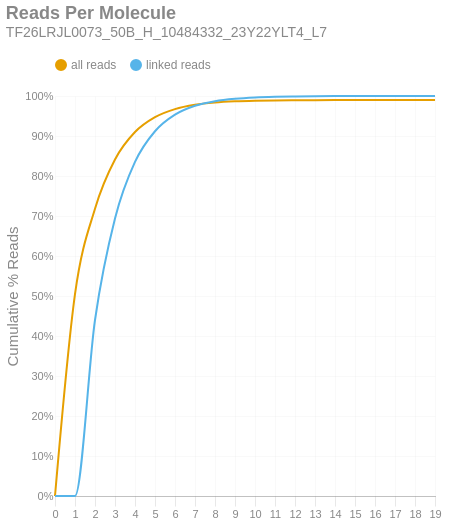

The cell this chart's notebook holds for it:
### Markdown cell above
### Reads per Molecule
This chart shows the cumulative distribution of the number of reads per linked molecule. That is, how many alignments are associated with a unique molecule. This excludes the number of reads associated with invalid or absent linked-read barcodes. The `linked` histogram is the percentages recalculated when disregarding singletons.

### Code cell
if SKIPLR:
    print_html(f"Skipped")
else:
    counts = np.bincount(valids['reads'].cast(pl.Int64).to_numpy())
    weighted = counts * np.arange(len(counts))
    all_perc = weighted / n_reads
    linked_perc = weighted / n_linked_reads
    linked_perc[1] = 0
    binned_df = pl.DataFrame({
        'readsper': list(range(len(counts))),
        'all reads (cumsum)': np.cumsum(all_perc).tolist(),
        'linked reads (cumsum)': np.cumsum(linked_perc).tolist(),
    })

    with SafeRender(binned_df):
        (
            density_plot(binned_df, 'Reads Per Molecule', samplename, 'readspmol')
            .encode(
                x=alt.X('readsper:O', title=None).axis(labelAngle=0).scale(padding=0),
                y=alt.Y('value:Q', title='Cumulative % Reads').axis(format='%').stack(False),
                color=alt.Color("key:N").scale(domain=["all reads", "linked reads"]),
                tooltip=[
                    alt.Tooltip("key:N", title="Data Type"),
                    alt.Tooltip("readsper:O", title="Reads Per Molecule"),
                    alt.Tooltip("value:Q", format=".2%", title="% Reads (Cum.)")
                ]            
            )
        ).display()

### Figure 1 — Vega-Lite specification as saved in the notebook (floating-point values rounded to 4 significant figures)
{"width": "container", "height": 400, "config": {"title": {"anchor": "start", "dy": -15, "fontSize": 18, "color": "#888888", "subtitleColor": "#888888", "subtitleFontSize": 14}, "arc": {"fill": "#0072B2"}, "axis": {"domainColor": "#888888", "domainWidth": 0.5, "gridWidth": 0.2, "grid": false, "titleFontWeight": 400, "titleFontSize": 15, "labelFontSize": 11, "labelColor": "#888888", "tickColor": "#888888", "tickWidth": 0.2, "titleColor": "#888888"}, "axisBand": {"grid": false}, "axisX": {"grid": true, "tickSize": 10, "domainCap": "round"}, "axisY": {"domain": false, "grid": true, "tickSize": 0, "domainCap": "round"}, "background": "transparent", "header": {"labelFontSize": 15, "labelColor": "#888888", "titleFontSize": 15, "titleFontWeight": 600, "titleColor": "#888888"}, "legend": {"labelFont": "sans-serif", "labelFontSize": 12, "labelColor": "#888888", "symbolSize": 100, "symbolType": "circle", "titleFontSize": 12, "titlePadding": 10, "titleColor": "#888888", "title": null, "orient": "top"}, "range": {"category": ["#E69F00", "#56B4E9", "#009E73", "#F0E442", "#0072B2", "#D55E00", "#CC79A7", "#000000"], "diverging": ["#cfe8f3", "#a2d4ec", "#73bfe2", "#46abdb", "#1696d2", "#12719e"]}, "area": {"fill": "#0072B2", "fillOpacity": 0.7, "line": true, "strokeOpacity": 0.7}, "line": {"color": "#0072B2", "stroke": "#0072B2", "strokeWidth": 2}, "trail": {"color": "#0072B2", "stroke": "#0072B2", "strokeWidth": 0, "size": 1}, "point": {"filled": true, "fillOpacity": 1.0, "size": 95}, "text": {"color": "#888888", "fontSize": 11, "align": "right", "fontWeight": 400, "size": 11}, "bar": {"fill": "#0072B2", "stroke": null}, "view": {"stroke": null, "continuousWidth": 660, "continuousHeight": 400}}, "data": {"name": "data-74047a453933501212e3550c0d936f2f"}, "mark": {"type": "line", "interpolate": "monotone", "point": {"opacity": 0, "size": 275}}, "encoding": {"color": {"field": "key", "scale": {"domain": ["all reads", "linked reads"]}, "type": "nominal"}, "tooltip": [{"field": "key", "title": "Data Type", "type": "nominal"}, {"field": "readsper", "title": "Reads Per Molecule", "type": "ordinal"}, {"field": "value", "format": ".2%", "title": "% Reads (Cum.)", "type": "quantitative"}], "x": {"axis": {"labelAngle": 0}, "field": "readsper", "scale": {"padding": 0}, "title": null, "type": "ordinal"}, "y": {"axis": {"format": "%"}, "field": "value", "stack": false, "title": "Cumulative % Reads", "type": "quantitative"}}, "params": [{"name": "param_c36ac31b6afebe62", "select": {"type": "point", "fields": ["key"]}, "bind": "legend"}], "title": {"text": "Reads Per Molecule", "subtitle": "TF26LRJL0073_50B_H_10484332_23Y22YLT4_L7"}, "transform": [{"fold": ["all reads (cumsum)", "linked reads (cumsum)"]}, {"calculate": "replace(datum.key, ' (cumsum)', '')", "as": "key"}, {"filter": {"param": "param_c36ac31b6afebe62"}}], "usermeta": {"embedOptions": {"downloadFileName": "TF26LRJL0073_50B_H_10484332_23Y22YLT4_L7.readspmol"}}, "$schema": "https://vega.github.io/schema/vega-lite/v6.4.1.json", "datasets": {"data-74047a453933501212e3550c0d936f2f": [{"readsper": 0, "all reads (cumsum)": 0.0, "linked reads (cumsum)": 0.0}, {"readsper": 1, "all reads (cumsum)": 0.5047, "linked reads (cumsum)": 0.0}, {"readsper": 2, "all reads (cumsum)": 0.7182, "linked reads (cumsum)": 0.44}, {"readsper": 3, "all reads (cumsum)": 0.8413, "linked reads (cumsum)": 0.6938}, {"readsper": 4, "all reads (cumsum)": 0.9099, "linked reads (cumsum)": 0.8352}, {"readsper": 5, "all reads (cumsum)": 0.9472, "linked reads (cumsum)": 0.9119}, {"readsper": 6, "all reads (cumsum)": 0.9673, "linked reads (cumsum)": 0.9534}, {"readsper": 7, "all reads (cumsum)": 0.978, "linked reads (cumsum)": 0.9756}, {"readsper": 8, "all reads (cumsum)": 0.9836, "linked reads (cumsum)": 0.9871}, {"readsper": 9, "all reads (cumsum)": 0.9866, "linked reads (cumsum)": 0.9932}, {"readsper": 10, "all reads (cumsum)": 0.9882, "linked reads (cumsum)": 0.9965}, {"readsper": 11, "all reads (cumsum)": 0.989, "linked reads (cumsum)": 0.9982}, {"readsper": 12, "all reads (cumsum)": 0.9894, "linked reads (cumsum)": 0.999}, {"readsper": 13, "all reads (cumsum)": 0.9897, "linked reads (cumsum)": 0.9995}, {"readsper": 14, "all reads (cumsum)": 0.9898, "linked reads (cumsum)": 0.9997}, {"readsper": 15, "all reads (cumsum)": 0.9898, "linked reads (cumsum)": 0.9999}, {"readsper": 16, "all reads (cumsum)": 0.9899, "linked reads (cumsum)": 0.9999}, {"readsper": 17, "all reads (cumsum)": 0.9899, "linked reads (cumsum)": 0.9999}, {"readsper": 18, "all reads (cumsum)": 0.9899, "linked reads (cumsum)": 1.0}, {"readsper": 19, "all reads (cumsum)": 0.9899, "linked reads (cumsum)": 1.0}]}}
